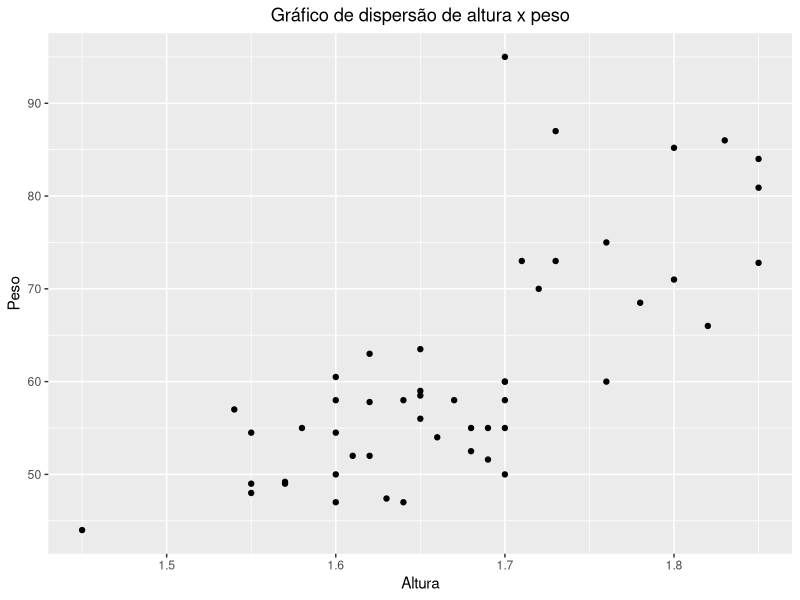
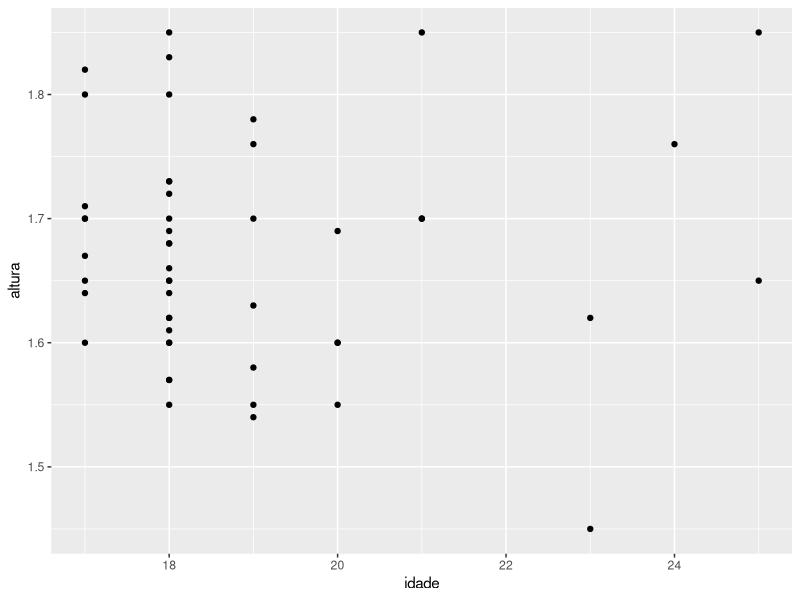

R code for these plots, in order:
#imports
library(ggplot2)


data <- read.csv("dados_estudantes.csv", sep = ';')

altura = data$Alt
peso = data$Peso
idade = data$Idade



#Gráfico dispercao entre altura e peso
altura_peso_data_frame = data.frame(
  altura,
  peso
)
alt_peso_plot = ggplot(
  altura_peso_data_frame,
  aes(
    x = altura,
    y = peso
  )
)+
  geom_point()+
  xlab("Altura")+
  ylab("Peso")+
  labs(title = "Gráfico de dispersão de altura x peso")+
  theme(plot.title = element_text(hjust = 0.5))
print(alt_peso_plot)



#Gráfico de dispersão entre altura e idade
altura_idade_data_frame = data.frame(
  altura,
  idade
)
alt_idade_plot = ggplot(
  altura_idade_data_frame,
  aes(
    y = altura,
    x = idade
  )
)+
  geom_point()
print(alt_idade_plot)